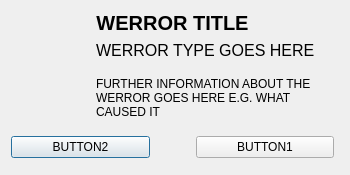
<?xml version="1.0" encoding="UTF-8"?>
<ui version="4.0">
 <class>werrorDialog</class>
 <widget class="QDialog" name="werrorDialog">
  <property name="geometry">
   <rect>
    <x>0</x>
    <y>0</y>
    <width>350</width>
    <height>175</height>
   </rect>
  </property>
  <property name="minimumSize">
   <size>
    <width>350</width>
    <height>175</height>
   </size>
  </property>
  <property name="maximumSize">
   <size>
    <width>350</width>
    <height>175</height>
   </size>
  </property>
  <property name="windowTitle">
   <string>Warning</string>
  </property>
  <widget class="QWidget" name="layoutWidget">
   <property name="geometry">
    <rect>
     <x>0</x>
     <y>0</y>
     <width>345</width>
     <height>169</height>
    </rect>
   </property>
   <layout class="QVBoxLayout" name="verticalLayout">
    <item>
     <widget class="QLabel" name="werrorTitle">
      <property name="font">
       <font>
        <pointsize>15</pointsize>
        <bold>true</bold>
       </font>
      </property>
      <property name="text">
       <string>WERROR TITLE</string>
      </property>
      <property name="alignment">
       <set>Qt::AlignCenter</set>
      </property>
     </widget>
    </item>
    <item>
     <layout class="QHBoxLayout" name="infoImgLay" stretch="1,3">
      <item>
       <widget class="QLabel" name="werrorImg">
        <property name="maximumSize">
         <size>
          <width>100</width>
          <height>100</height>
         </size>
        </property>
        <property name="text">
         <string/>
        </property>
        <property name="pixmap">
         <pixmap resource="resources.qrc">:/resources/warning.png</pixmap>
        </property>
        <property name="scaledContents">
         <bool>true</bool>
        </property>
       </widget>
      </item>
      <item>
       <layout class="QVBoxLayout" name="infoLay" stretch="1,5">
        <item>
         <widget class="QLabel" name="werrorCap">
          <property name="font">
           <font>
            <pointsize>12</pointsize>
           </font>
          </property>
          <property name="text">
           <string>WERROR TYPE GOES HERE</string>
          </property>
         </widget>
        </item>
        <item>
         <widget class="QLabel" name="werrorInfo">
          <property name="text">
           <string>FURTHER INFORMATION ABOUT THE WERROR GOES HERE E.G. WHAT CAUSED IT</string>
          </property>
          <property name="wordWrap">
           <bool>true</bool>
          </property>
         </widget>
        </item>
       </layout>
      </item>
     </layout>
    </item>
    <item>
     <layout class="QHBoxLayout" name="horizontalLayout">
      <item>
       <widget class="QPushButton" name="button2">
        <property name="text">
         <string>BUTTON2</string>
        </property>
       </widget>
      </item>
      <item>
       <spacer name="horizontalSpacer">
        <property name="orientation">
         <enum>Qt::Horizontal</enum>
        </property>
        <property name="sizeType">
         <enum>QSizePolicy::Fixed</enum>
        </property>
        <property name="sizeHint" stdset="0">
         <size>
          <width>40</width>
          <height>20</height>
         </size>
        </property>
       </spacer>
      </item>
      <item>
       <widget class="QPushButton" name="button1">
        <property name="text">
         <string>BUTTON1</string>
        </property>
       </widget>
      </item>
     </layout>
    </item>
   </layout>
  </widget>
 </widget>
 <layoutdefault spacing="6" margin="11"/>
 <resources>
  <include location="resources.qrc"/>
 </resources>
 <connections/>
</ui>
